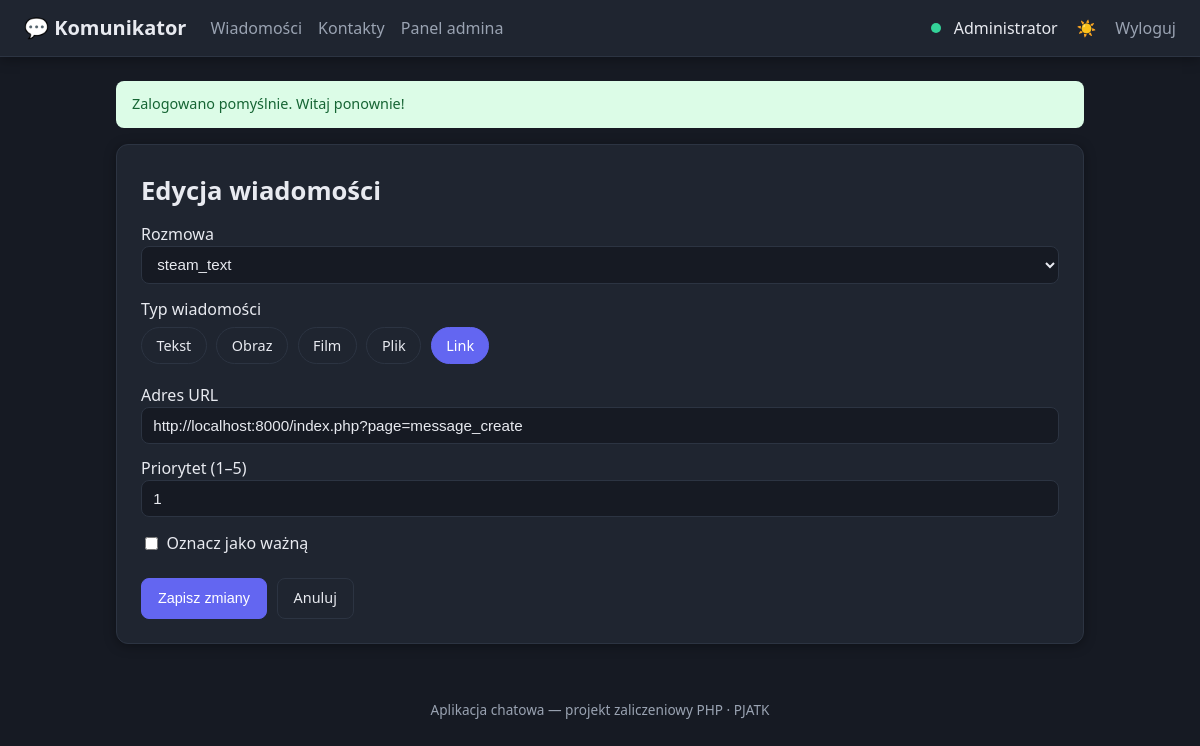
Page /index.php?page=message_edit&id=10 (signed in) on the committed database.
### tables this page shows
CREATE TABLE users (
    id                 INTEGER PRIMARY KEY AUTOINCREMENT,
    email              TEXT    NOT NULL UNIQUE,
    password_hash      TEXT    NOT NULL,
    display_name       TEXT    NOT NULL,
    role               TEXT    NOT NULL DEFAULT 'user',      -- 'admin' lub 'user'
    is_verified        INTEGER NOT NULL DEFAULT 0,           -- 0 = niezweryfikowany, 1 = e-mail potwierdzony
    verification_token TEXT,                                 -- token z linka aktywacyjnego
    auth_provider      TEXT    NOT NULL DEFAULT 'local',     -- 'local' / 'google' / 'facebook'
    theme              TEXT    NOT NULL DEFAULT 'light',     -- preferencja: 'light' / 'dark'
    is_online          INTEGER NOT NULL DEFAULT 0,           -- status online
    created_at         TEXT    NOT NULL DEFAULT (datetime('now'))
);

CREATE TABLE messages (
    id              INTEGER PRIMARY KEY AUTOINCREMENT,
    conversation_id INTEGER NOT NULL,
    user_id         INTEGER NOT NULL,                        -- nadawca
    type            TEXT    NOT NULL DEFAULT 'tekst',        -- tekst/obraz/film/plik/link
    body            TEXT,                                    -- treść wiadomości
    link_url        TEXT,                                    -- adres URL (dla typu 'link')
    file_path       TEXT,                                    -- ścieżka do wgranego pliku
    priority        INTEGER NOT NULL DEFAULT 1,              -- priorytet 1-5
    is_important    INTEGER NOT NULL DEFAULT 0,              -- oznaczenie "ważne"
    created_at      TEXT    NOT NULL DEFAULT (datetime('now')),
    FOREIGN KEY (conversation_id) REFERENCES conversations(id) ON DELETE CASCADE,
    FOREIGN KEY (user_id)         REFERENCES users(id)         ON DELETE CASCADE
);

CREATE TABLE conversations (
    id         INTEGER PRIMARY KEY AUTOINCREMENT,
    name       TEXT    NOT NULL,
    is_group   INTEGER NOT NULL DEFAULT 0,                   -- 0 = rozmowa 1:1, 1 = grupa
    created_at TEXT    NOT NULL DEFAULT (datetime('now'))
);

### config.php (called while the page is built, shortened)
<?php
function e(?string $value): string
{
    return htmlspecialchars((string) $value, ENT_QUOTES, 'UTF-8');
}
function take_flash(): ?array
{
    $flash = $_SESSION['flash'] ?? null;
    return $flash;
}
function view(string $template, array $data = []): void
{
    extract($data);
    require BASE_PATH . "/views/$template.php";
    $content = ob_get_clean();
    require BASE_PATH . "/views/layout.php";
}

### src/Controllers/MessageController.php (called while the page is built, shortened)
<?php
class MessageController
{
    public function edit(): void
    {
        $message = $this->findOwnedOr404((int) ($_GET['id'] ?? 0));
        $this->renderForm($message, [], (int) $message['id']);
    }
    private function renderForm(array $message, array $errors, ?int $id): void
    {
        $user = Auth::user();
        view('messages/form', [
            'message'       => $message,
            'errors'        => $errors,
            'id'            => $id,
            'conversations' => Conversation::forUser((int) $user['id']),
            'types'         => Message::TYPES,
        ]);
    }
    private function findOwnedOr404(int $id): array
    {
        $message = Message::find($id);
        return $message;
    }
}

### index.php (called while the page is built, shortened)
<?php
require __DIR__ . '/config.php';
$routes = [
    'login'        => [AuthController::class,    'login',     'guest'],
    'do_login'     => [AuthController::class,    'doLogin',   'guest'],
    'register'     => [AuthController::class,    'register',  'guest'],
    'do_register'  => [AuthController::class,    'doRegister','guest'],
    'verify'       => [AuthController::class,    'verify',    'guest'],
    'logout'       => [AuthController::class,    'logout',    'auth'],
    'messages'        => [MessageController::class, 'index',  'auth'],
    'message_create'  => [MessageController::class, 'create', 'auth'],
    'message_edit'    => [MessageController::class, 'edit',   'auth'],
    'message_save'    => [MessageController::class, 'save',   'auth'],
    'message_delete'  => [MessageController::class, 'delete', 'auth'],
    'export'          => [MessageController::class, 'export', 'auth'],
    'conversation_create' => [ConversationController::class, 'create', 'auth'],
    'conversation_save'   => [ConversationController::class, 'save',   'auth'],
    'contacts'        => [ContactController::class, 'index',  'auth'],
    'contact_add'     => [ContactController::class, 'add',    'auth'],
    'contact_delete'  => [ContactController::class, 'delete', 'auth'],
    'toggle_theme'    => [SettingsController::class, 'toggleTheme', 'auth'],
    'admin'           => [AdminController::class, 'dashboard',  'admin'],
    'admin_users'     => [AdminController::class, 'users',      'admin'],
    'admin_set_role'  => [AdminController::class, 'setRole',    'admin'],
    'admin_delete'    => [AdminController::class, 'deleteUser', 'admin'],
];
$page = $_GET['page'] ?? (Auth::check() ? 'messages' : 'login');
[$controllerClass, $method, $access] = $routes[$page];
try {
    $controller = new $controllerClass();
    $controller->$method();
} catch (Throwable $ex) {
    show_error(500, 'Wystąpił wewnętrzny błąd serwera.');
}

### src/Database.php (called while the page is built)
<?php
class Database
{
    private static ?PDO $instance = null;
    public static function pdo(): PDO
    {
        if (self::$instance === null) {
            self::$instance = self::connect();
        }
        return self::$instance;
    }
    private static function connect(): PDO
    {
        $pdo = new PDO('sqlite:' . DB_PATH);
        $pdo->setAttribute(PDO::ATTR_ERRMODE, PDO::ERRMODE_EXCEPTION);
        $pdo->setAttribute(PDO::ATTR_DEFAULT_FETCH_MODE, PDO::FETCH_ASSOC);
        $pdo->exec('PRAGMA foreign_keys = ON');
        return $pdo;
    }
    public static function run(string $sql, array $params = []): PDOStatement
    {
        $stmt = self::pdo()->prepare($sql);
        $stmt->execute($params);
        return $stmt;
    }
}

### src/Models/Conversation.php (called while the page is built, shortened)
<?php
class Conversation
{
    public static function forUser(int $userId): array
    {
        return Database::run(
            'SELECT c.* FROM conversations c
             JOIN conversation_user cu ON cu.conversation_id = c.id
             WHERE cu.user_id = :u
             ORDER BY c.name',
            [':u' => $userId]
        )->fetchAll();
    }
}

### src/Models/Message.php (called while the page is built, shortened)
<?php
class Message
{
    public static function find(int $id): ?array
    {
        $stmt = Database::run(
            'SELECT m.*, u.display_name AS author, c.name AS conversation_name
             FROM messages m
             JOIN users u ON u.id = m.user_id
             JOIN conversations c ON c.id = m.conversation_id
             WHERE m.id = :id',
            [':id' => $id]
        );
        return $stmt->fetch() ?: null;
    }
}

### src/Auth.php (called while the page is built, shortened)
<?php
class Auth
{
    public static function check(): bool
    {
        return isset($_SESSION['user_id']);
    }
    public static function user(): ?array
    {
        return User::find((int) $_SESSION['user_id']);
    }
}

### src/Models/User.php (called while the page is built, shortened)
<?php
class User
{
    public static function find(int $id): ?array
    {
        $stmt = Database::run('SELECT * FROM users WHERE id = :id', [':id' => $id]);
        return $stmt->fetch() ?: null;
    }
}

### views/messages/form.php (the view, shortened to what this page needs)
<?php
$isEdit = $id !== null;
?>
<div class="card">
    <h1><?= $isEdit ? 'Edycja wiadomości' : 'Nowa wiadomość' ?></h1>
    <form method="post" action="index.php?page=message_save" enctype="multipart/form-data">
        <label>Rozmowa
            <select name="conversation_id">
                <?php foreach ($conversations as $c): ?>
                    <option value="<?= (int) $c['id'] ?>"
                        <?= (string) ($message['conversation_id'] ?? '') === (string) $c['id'] ? 'selected' : '' ?>>
                        <?= e($c['name']) ?>
                    </option>
                <?php endforeach; ?>
            </select>
        </label>
        <div class="type-fields">
            <p class="field-label">Typ wiadomości</p>
            <?php foreach ($types as $t): ?>
                <label for="type-<?= e($t) ?>" class="type-chip"><?= e(ucfirst($t)) ?></label>
            <?php endforeach; ?>
            <div class="field field-link">
                <label>Adres URL
                    <input type="text" name="link_url" value="<?= e((string) ($message['link_url'] ?? '')) ?>" placeholder="https://...">
                </label>
            </div>
        </div>
        <label>Priorytet (1–5)
            <input type="number" name="priority" min="1" max="5" value="<?= e((string) ($message['priority'] ?? '1')) ?>">
        </label>
        <label class="check">
            <input type="checkbox" name="is_important" value="1" <?= !empty($message['is_important']) ? 'checked' : '' ?>>
            Oznacz jako ważną
        </label>
        <div class="form-actions">
            <button class="btn btn-primary" type="submit"><?= $isEdit ? 'Zapisz zmiany' : 'Wyślij wiadomość' ?></button>
            <a class="btn btn-ghost" href="index.php?page=messages">Anuluj</a>
        </div>
    </form>
</div>

### views/layout.php (shortened to what this page needs)
<?php
$currentUser = Auth::user();
$theme = $currentUser['theme'] ?? 'light';
$flash = take_flash();
?>
<!DOCTYPE html>
<html lang="pl" data-theme="<?= e($theme) ?>">
<head>
    <link rel="stylesheet" href="public/css/style.css">
</head>
<body>
<header class="topbar">
    <a class="brand" href="index.php?page=messages">💬 Komunikator</a>
    <?php if ($currentUser): ?>
        <nav class="nav">
            <a href="index.php?page=messages">Wiadomości</a>
            <a href="index.php?page=contacts">Kontakty</a>
            <?php if ($currentUser['role'] === 'admin'): ?>
                <a href="index.php?page=admin">Panel admina</a>
            <?php endif; ?>
        </nav>
        <div class="user-box">
            <span class="online-dot" title="online"></span>
            <span><?= e($currentUser['display_name']) ?></span>
            <form method="post" action="index.php?page=toggle_theme" class="inline">
                <button class="btn-link" title="Zmień motyw">
                    <?= $theme === 'dark' ? '☀️' : '🌙' ?>
                </button>
            </form>
            <a class="btn-link" href="index.php?page=logout">Wyloguj</a>
        </div>
    <?php endif; ?>
</header>
<main class="container">
    <?php if ($flash): ?>
        <div class="flash flash-<?= e($flash['type']) ?>"><?= e($flash['message']) ?></div>
    <?php endif; ?>
    <?= $content ?>
</main>
<footer class="footer">
    Aplikacja chatowa — projekt zaliczeniowy PHP &middot; PJATK
</footer>
</body>
</html>

### public/css/style.css (style rules this page uses)
:root, [data-theme="light"] { --bg: #f4f6fb; --surface: #ffffff; --text: #1f2430; --muted: #6b7280; --border: #e2e6ef; --primary: #4f46e5; --primary-d: #4338ca; --danger: #dc2626; --accent: #10b981; --shadow: 0 2px 10px rgba(20, 30, 60, .08); }
[data-theme="dark"] { --bg: #161a23; --surface: #1f2530; --text: #e8eaf0; --muted: #9aa3b2; --border: #2c3442; --primary: #6366f1; --primary-d: #818cf8; --danger: #ef4444; --accent: #34d399; --shadow: 0 2px 12px rgba(0, 0, 0, .35); }
* { box-sizing: border-box; }
body { margin: 0; font-family: "Segoe UI", Roboto, system-ui, sans-serif; background: var(--bg); color: var(--text); line-height: 1.5; }
a { color: var(--primary); text-decoration: none; }
.topbar { display: flex; align-items: center; gap: 1.5rem; background: var(--surface); border-bottom: 1px solid var(--border); padding: .8rem 1.5rem; box-shadow: var(--shadow); }
.brand { font-size: 1.25rem; font-weight: 700; color: var(--text); }
.nav { display: flex; gap: 1rem; }
.nav a { color: var(--muted); font-weight: 500; }
.user-box { margin-left: auto; display: flex; align-items: center; gap: .8rem; }
.online-dot { width: 10px; height: 10px; border-radius: 50%; background: var(--accent); display: inline-block; }
.container { max-width: 1000px; margin: 1.5rem auto; padding: 0 1rem; }
.footer { text-align: center; color: var(--muted); padding: 2rem 0; font-size: .85rem; }
h1 { font-size: 1.6rem; margin: .2rem 0; }
.card { background: var(--surface); border: 1px solid var(--border); border-radius: 12px; padding: 1.5rem; box-shadow: var(--shadow); margin-bottom: 1.2rem; }
label { display: block; margin: .7rem 0 .2rem; font-weight: 500; }
input, select, textarea { width: 100%; padding: .55rem .7rem; border: 1px solid var(--border); border-radius: 8px; background: var(--bg); color: var(--text); font-size: .95rem; }
input[type="checkbox"], input[type="radio"] { width: auto; }
.radio, .check { display: inline-flex; align-items: center; gap: .35rem; font-weight: 400; margin-right: 1rem; }
.form-actions { margin-top: 1.2rem; display: flex; gap: .6rem; }
.type-fields { margin: .8rem 0; }
.field-label { font-weight: 500; margin: .7rem 0 .4rem; }
.type-chip { display: inline-block; cursor: pointer; padding: .4rem .9rem; margin: 0 .35rem .5rem 0; border: 1px solid var(--border); border-radius: 20px; font-size: .9rem; background: var(--surface); color: var(--text); }
.type-radio:checked + .type-chip { background: var(--primary); color: #fff; border-color: var(--primary); }
.field { display: none; }
#type-link:checked ~ .field-link { display: block; }
.btn { display: inline-block; cursor: pointer; padding: .55rem 1rem; border-radius: 8px; border: 1px solid var(--border); background: var(--surface); color: var(--text); font-size: .9rem; font-weight: 500; text-align: center; }
.btn-primary { background: var(--primary); color: #fff; border-color: var(--primary); }
.btn-ghost { background: transparent; }
.btn-link { background: none; border: none; cursor: pointer; color: var(--muted); font-size: 1rem; }
.inline { display: inline; }
.flash { padding: .8rem 1rem; border-radius: 8px; margin-bottom: 1rem; font-size: .9rem; }
.flash-success { background: #dcfce7; color: #166534; }

### rows in the picture
users: display_name "Administrator"
messages: conversation_id "steam_text", link_url "http://localhost:8000/index.php?page=message_create", priority "1"

### other values in the picture
$flash['message'] "Zalogowano pomyślnie. Witaj ponownie!"
$t "Tekst"
$t "Obraz"
$t "Film"
$t "Plik"
$t "Link"
